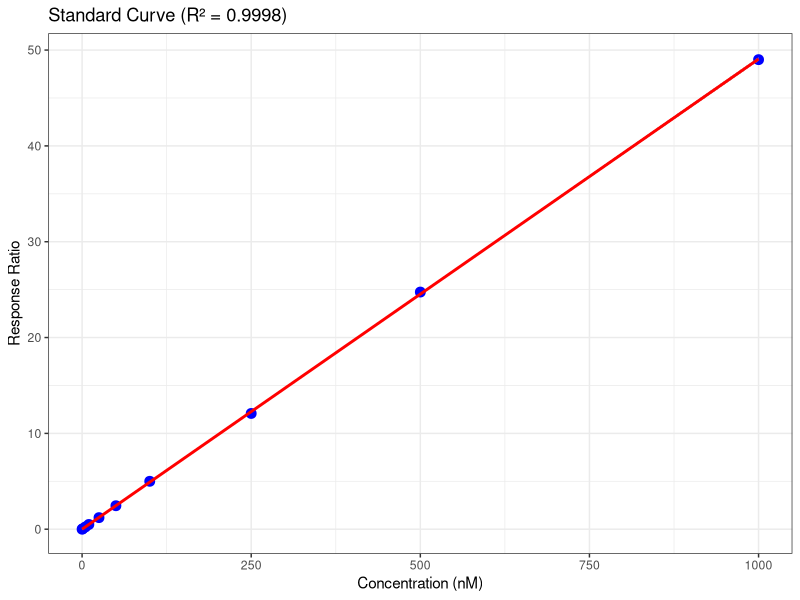
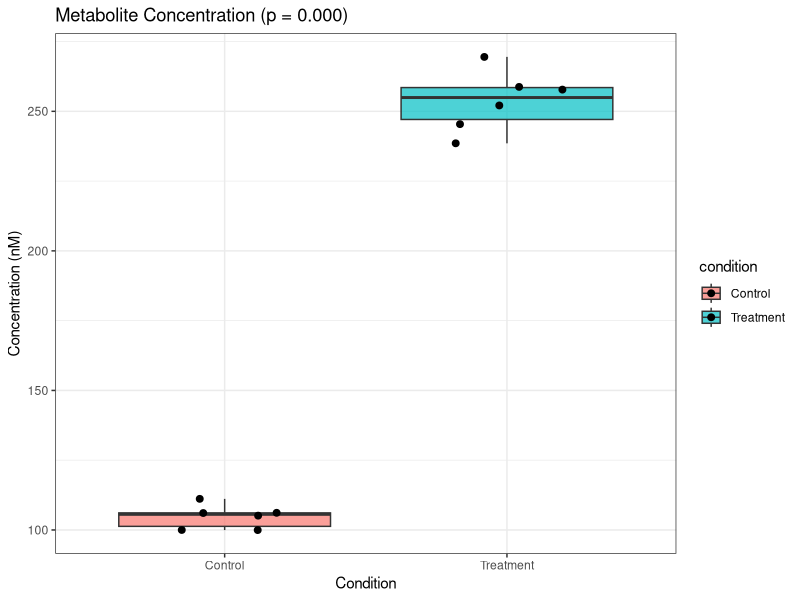
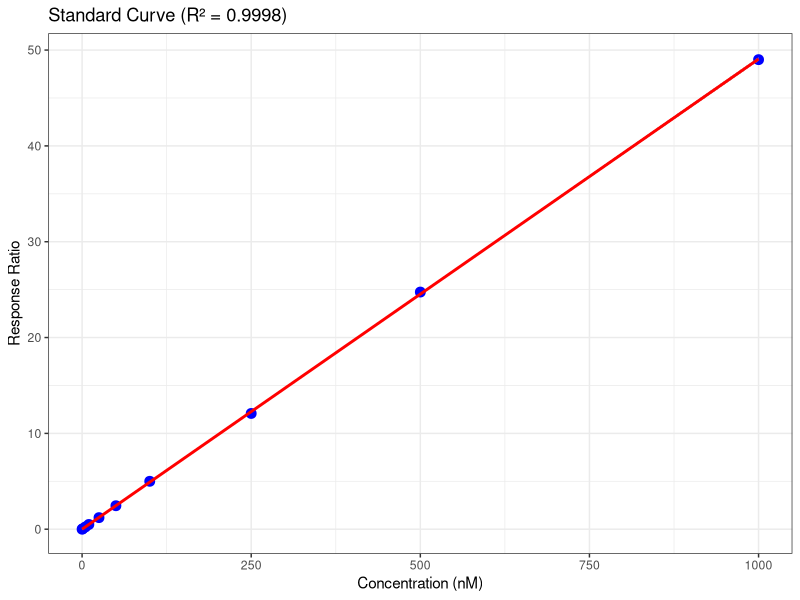
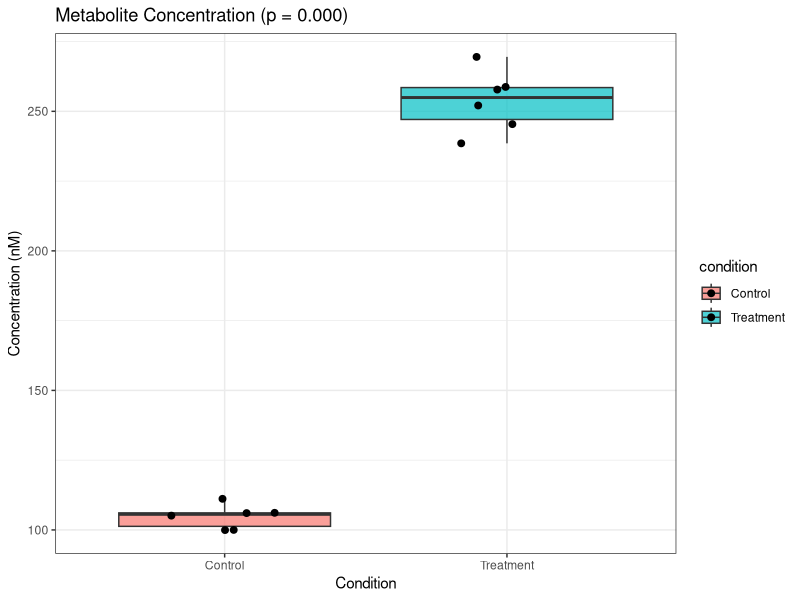

These charts were generated, in order, by the following R code:
# Reference: ggplot2 3.5+, matplotlib 3.8+, numpy 1.26+, pandas 2.2+, scikit-learn 1.4+, scipy 1.12+, xcms 4.0+ | Verify API if version differs
library(ggplot2)
library(dplyr)

# === CONFIGURATION ===
output_dir <- 'results/'
dir.create(output_dir, showWarnings = FALSE)

# === 1. STANDARD CURVE DATA ===
cat('Setting up standard curves...\n')

standards <- data.frame(
    concentration = c(0, 1, 5, 10, 25, 50, 100, 250, 500, 1000),
    analyte_area = c(50, 4800, 24500, 49000, 122000, 245000, 490000, 1220000, 2450000, 4900000),
    istd_area = c(100000, 98000, 102000, 99000, 101000, 100000, 98000, 101000, 99000, 100000)
)

# Response ratio
standards$response_ratio <- standards$analyte_area / standards$istd_area

# === 2. FIT STANDARD CURVE ===
cat('Fitting calibration curve...\n')

# Weighted linear regression (1/x^2 weighting)
weights <- 1 / (standards$concentration + 1)^2
fit <- lm(response_ratio ~ concentration, data = standards, weights = weights)

cat('Slope:', coef(fit)[2], '\n')
cat('Intercept:', coef(fit)[1], '\n')
cat('R-squared:', summary(fit)$r.squared, '\n')

# Back-calculated concentrations
standards$back_calc <- (standards$response_ratio - coef(fit)[1]) / coef(fit)[2]
standards$accuracy <- ifelse(standards$concentration > 0,
                             standards$back_calc / standards$concentration * 100, NA)

# === 3. STANDARD CURVE PLOT ===
ggplot(standards, aes(x = concentration, y = response_ratio)) +
    geom_point(size = 3, color = 'blue') +
    geom_smooth(method = 'lm', se = TRUE, color = 'red') +
    theme_bw() +
    labs(title = sprintf('Standard Curve (R² = %.4f)', summary(fit)$r.squared),
         x = 'Concentration (nM)', y = 'Response Ratio')
ggsave(file.path(output_dir, 'standard_curve.png'), width = 8, height = 6)

# === 4. SAMPLE QUANTIFICATION ===
cat('Quantifying samples...\n')

samples <- data.frame(
    sample = paste0('Sample', 1:12),
    condition = rep(c('Control', 'Treatment'), each = 6),
    analyte_area = c(52000, 48000, 55000, 51000, 49000, 53000,
                     125000, 118000, 132000, 121000, 128000, 119000),
    istd_area = c(100000, 98000, 101000, 99000, 100000, 102000,
                  99000, 101000, 100000, 98000, 101000, 99000)
)

# Calculate response ratio and concentration
samples$response_ratio <- samples$analyte_area / samples$istd_area
samples$concentration <- (samples$response_ratio - coef(fit)[1]) / coef(fit)[2]

# Account for dilution
dilution_factor <- 10
samples$concentration_original <- samples$concentration * dilution_factor

cat('Sample concentrations calculated\n')

# === 5. QC ASSESSMENT ===
cat('Assessing QC samples...\n')

qc_samples <- data.frame(
    level = rep(c('Low', 'Medium', 'High'), each = 3),
    nominal = rep(c(25, 250, 750), each = 3),
    measured = c(23.5, 26.2, 24.8, 242, 258, 251, 738, 762, 745)
)

qc_summary <- qc_samples %>%
    group_by(level, nominal) %>%
    summarise(
        mean = mean(measured),
        sd = sd(measured),
        cv = sd(measured) / mean(measured) * 100,
        accuracy = mean(measured) / nominal * 100,
        .groups = 'drop'
    )

cat('\nQC Summary:\n')
print(qc_summary)

# QC acceptance
qc_summary$cv_pass <- qc_summary$cv < 15
qc_summary$accuracy_pass <- qc_summary$accuracy > 85 & qc_summary$accuracy < 115

# === 6. LOD/LOQ CALCULATION ===
residuals_sd <- sd(residuals(fit))
slope <- coef(fit)[2]

LOD <- 3.3 * residuals_sd / slope
LOQ <- 10 * residuals_sd / slope

cat('\nLOD:', round(LOD, 2), 'nM\n')
cat('LOQ:', round(LOQ, 2), 'nM\n')

# === 7. GROUP COMPARISON ===
cat('\nComparing groups...\n')

group_summary <- samples %>%
    group_by(condition) %>%
    summarise(
        mean = mean(concentration_original),
        sd = sd(concentration_original),
        n = n(),
        .groups = 'drop'
    )

print(group_summary)

# t-test
ttest <- t.test(concentration_original ~ condition, data = samples)
cat('p-value:', format(ttest$p.value, digits = 3), '\n')

# === 8. RESULTS PLOT ===
ggplot(samples, aes(x = condition, y = concentration_original, fill = condition)) +
    geom_boxplot(alpha = 0.7) +
    geom_jitter(width = 0.2, size = 2) +
    theme_bw() +
    labs(title = sprintf('Metabolite Concentration (p = %.3f)', ttest$p.value),
         x = 'Condition', y = 'Concentration (nM)')
ggsave(file.path(output_dir, 'group_comparison.png'), width = 6, height = 5)

# === 9. EXPORT RESULTS ===
write.csv(samples, file.path(output_dir, 'sample_concentrations.csv'), row.names = FALSE)
write.csv(qc_summary, file.path(output_dir, 'qc_summary.csv'), row.names = FALSE)

cat('\nResults saved to', output_dir, '\n')
